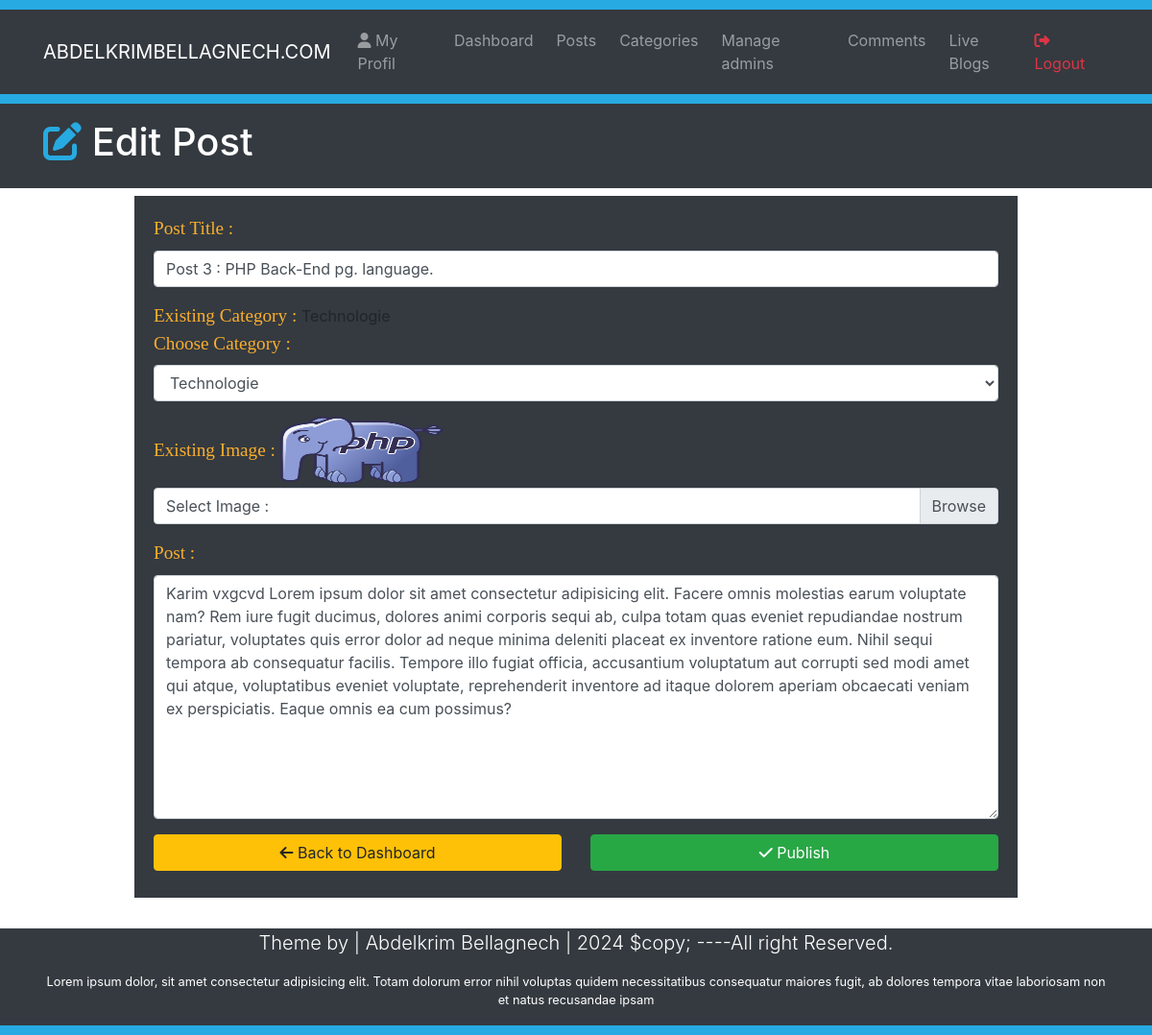
The page /EditPost.php?id=12 (signed in) on the database its author committed.
### tables this page shows
CREATE TABLE `posts` (
  `id` int(10) NOT NULL,
  `datetime` varchar(50) NOT NULL,
  `title` varchar(300) NOT NULL,
  `category` varchar(50) NOT NULL,
  `author` varchar(50) NOT NULL,
  `image` varchar(50) NOT NULL,
  `post` varchar(10000) NOT NULL
);

### EditPost.php (the view, shortened to what this page needs)
<?php
$SearchQueryParameter = $_GET['id'];
?>
<!DOCTYPE html>
<html lang="en">
<head>
  <link rel="stylesheet" href="https://cdn.jsdelivr.net/npm/bootstrap@4.2.1/dist/css/bootstrap.min.css"
 />
  <link rel="stylesheet" href="CSS/Styles.css" />
</head>
<body>
  <div style="height: 10px; background-color: #27aae1"></div>
  <nav class="navbar navbar-expand-lg navbar-dark bg-dark">
    <div class="container">
      <a href="#" class="navbar-brand"> ABDELKRIMBELLAGNECH.COM</a>
      <div class="collapse navbar-collapse" id="navbarcollapseCMS">
        <ul class="navbar-nav mr-auto">
          <li class="nav-item m-1">
            <a href="MyProfil.php" class="nav-link"><i class="fa-solid fa-user"></i> My Profil</a>
          </li>
          <li class="nav-item m-1">
            <a href="Dashboard.php" class="nav-link">Dashboard</a>
          </li>
          <li class="nav-item m-1">
            <a href="Posts.php" class="nav-link">Posts</a>
          </li>
          <li class="nav-item m-1">
            <a href="Categories.php" class="nav-link">Categories</a>
          </li>
          <li class="nav-item m-1">
            <a href="Admins.php" class="nav-link">Manage admins</a>
          </li>
          <li class="nav-item m-1">
            <a href="Comments.php" class="nav-link">Comments</a>
          </li>
          <li class="nav-item m-1">
            <a href="Blog.php?page=1" class="nav-link">Live Blogs</a>
          </li>
        </ul>
        <ul class="navbar-nav ml-auto">
          <li class="nav-item">
            <a href="Logout.php" class="nav-link text-danger"><i class="fa-solid fa-right-from-bracket"></i> Logout</a>
          </li>
        </ul>
      </div>
    </div>
  </nav>
  <div style="height: 10px; background-color: #27aae1"></div>
  <header class="bg-dark text-white py-3">
    <div class="container">
      <div class="row">
        <div class="col-md-12">
          <h1><i class="fas fa-edit" style="color: #27aae1;"></i> Edit Post</h1>
        </div>
      </div>
    </div>
  </header>
  <section class="container py-2 mb-4">
    <div class="row">
      <div class="offset-lg-1 col-lg-10" style="min-height: 400px;">
        <?php
        global $connectingDB;
        $sql = "SELECT * FROM posts where id = '$SearchQueryParameter'";
        $stmt = $connectingDB->query($sql);
        while ($DataRows = $stmt->fetch()) {
          $TitletoBeUpdated = $DataRows['title'];
          $CategoryToBeUpdated = $DataRows['category'];
          $ImageToBeUpdated = $DataRows['image'];
          $PostToBeUpdated = $DataRows['post'];
        }
        ?>
        <form action="EditPost.php?id=<?php echo $SearchQueryParameter; ?>" method="post" class=""
          enctype="multipart/form-data">
          <div class="card-body bg-dark">
            <div class="form-group">
              <label for="title"><span class="FieldInfo">Post Title : </span></label>
              <input class="form-control" type="text" name="PostTitle" id="title"
                value="<?php echo $TitletoBeUpdated; ?>" placeholder="type title here">
            </div>
            <div class="form-group">
              <span class="FieldInfo">Existing Category : </span>
              <?php echo $CategoryToBeUpdated; ?><br>
              <label for="CategoryTitle"><span class="FieldInfo">Choose Category : </span></label>
              <select class="form-control" id="CategoryTitle" name="Category">
                <?php
                global $connectingDB;
                $sql = "SELECT * FROM category";
                $stmt = $connectingDB->query($sql);
                while ($DataRows = $stmt->fetch()) {
                  $CategoryName = $DataRows["title"];
                  ?>
                  <option>
                    <?php echo $CategoryName ?>
                  </option>
                  <?php
                }
                ?>
              </select>
            </div>
            <div class="form-group">
              <span class="FieldInfo">Existing Image : </span>
              <img class="mb-1" src="Upload/<?php echo $ImageToBeUpdated; ?>" alt="" width="170px" height="70px">
              <div class="custom-file">
                <label for="imageSelect" class="custom-file-label">Select Image : </label>
              </div>
            </div>
            <div class="form-group">
              <label for="Post"><span class="FieldInfo">Post : </span></label>
              <textarea class="form-control" id="Post" name="PostDescription" cols="30"
                rows="10"><?php echo $PostToBeUpdated; ?></textarea>
            </div>
            <div class="row">
              <div class="col-lg-6 mb-2">
                <a href="Dashboard.php" class="btn btn-warning btn-block"><i class="fas fa-arrow-left"></i> Back to
                  Dashboard</a>
              </div>
              <div class="col-lg-6 mb-2">
                <button type="submit" name="submit" class="btn btn-success btn-block">
                  <i class="fas fa-check"></i> Publish
                </button>
              </div>
            </div>
          </div>
        </form>
      </div>
    </div>
  </section>
  <footer class="bg-dark text-white">
    <div class="container">
      <div class="row">
        <div class="col">
          <p class="lead text-center">
            Theme by | Abdelkrim Bellagnech | <span id="year"></span> $copy;
            ----All right Reserved.
          </p>
          <p class="text-center small">
              Lorem ipsum dolor, sit amet consectetur adipisicing elit. Totam
            dolorum error nihil voluptas quidem necessitatibus consequatur
            maiores fugit, ab dolores tempora vitae laboriosam non et natus
            recusandae ipsam
          </p>
        </div>
      </div>
    </div>
  </footer>
  <div style="height: 10px; background-color: #27aae1"></div>
</body>
</html>

### CSS/Styles.css (style rules this page uses)
.FieldInfo { color: rgb(251, 174, 44) !important; font-family: Bitter, Georgia, "Times New Roman", Times, serif !important; font-size: 1.2em !important; }

### rows shown on the page
posts: PostTitle "Post 3 : PHP Back-End pg. language.", category "Technologie", image (picture), PostDescription "Karim vxgcvd Lorem ipsum dolor sit amet consectetur adipisicing elit. Facere omnis molestias earum voluptate nam? Rem iure fugit ducimus, dolores animi corporis sequi ab, culpa totam quas eveniet repudiandae nostrum pariatur, voluptates quis error dolor ad neque minima deleniti placeat ex inventore ratione eum. Nihil sequi tempora ab consequatur facilis. Tempore illo fugiat officia, accusantium voluptatum aut corrupti sed modi amet qui atque, voluptatibus eveniet voluptate, reprehenderit inventore ad itaque dolorem aperiam obcaecati veniam ex perspiciatis. Eaque omnis ea cum possimus?"

### other values the page prints
form field Category "Technologie"
